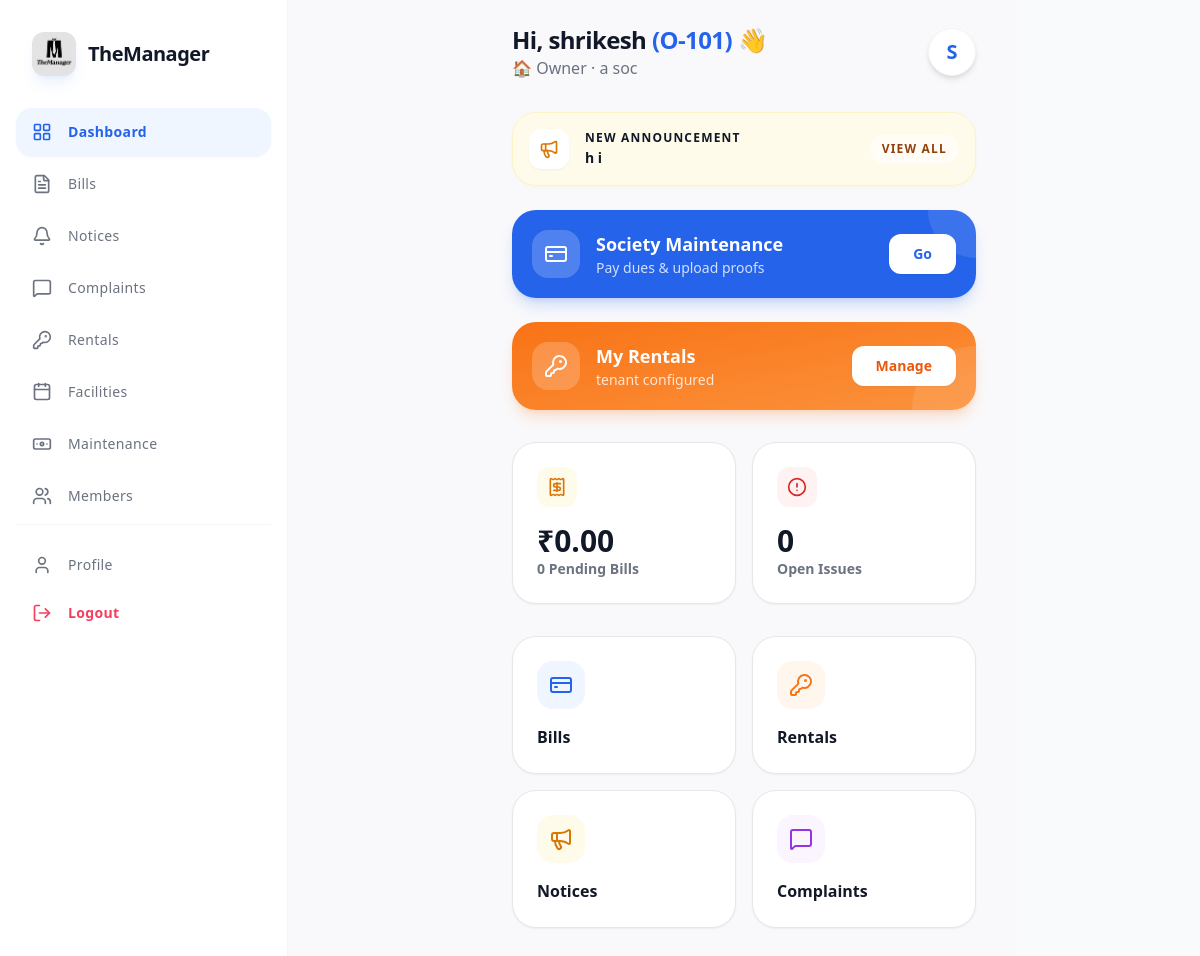
The page /resident/dashboard/ (signed in) on the database its author committed.
### core/models.py (models this page shows, shortened)
class User(AbstractUser):
    ROLE_CHOICES = (
        ('secretary', 'Secretary'),
        ('company', 'Company'),
        ('resident', 'Residential'),
        ('watchman', 'Watchman'),
    )
    RESIDENT_ROLE_CHOICES = (
        ('owner', 'Owner'),
        ('rental', 'Rental'),
    )
    role = models.CharField(max_length=20, choices=ROLE_CHOICES, default='resident')
    resident_role = models.CharField(max_length=10, choices=RESIDENT_ROLE_CHOICES, default='owner', blank=True, null=True)
    mobile_number = models.CharField(max_length=15, blank=True, null=True)
    society_name = models.CharField(max_length=200, blank=True, null=True)
    upi_id = models.CharField(max_length=100, blank=True, null=True)
    upi_name = models.CharField(max_length=200, blank=True, null=True)
    unit_number = models.CharField(max_length=20, blank=True, null=True)
    owner = models.ForeignKey('self', on_delete=models.SET_NULL, null=True, blank=True, related_name='rentals', limit_choices_to={'resident_role': 'owner'})
    has_seen_welcome = models.BooleanField(default=False)
    def get_maintenance_balance(self):
        from resident.models import Bill
        from decimal import Decimal
        from django.utils import timezone
        now = timezone.now()
        month_name = now.strftime("%B")
        year = now.year
        total_payments = self.payment_proofs.filter(status__in=['verified', 'approved']).aggregate(models.Sum('extracted_amount'))['extracted_amount__sum'] or Decimal('0.00')
        historical_liabilities = Bill.objects.filter(user=self).exclude(month=month_name, year=year).aggregate(models.Sum('total_amount'))['total_amount__sum'] or Decimal('0.00')
        excess_payment = max(Decimal('0.00'), total_payments - historical_liabilities)
        from .models import SocietyMaintenanceSettings
        settings = SocietyMaintenanceSettings.objects.filter(society_name=self.society_name).first()
        if not settings:
            return -excess_payment
        base_charge = settings.maintenance_charge
        current_bill = Bill.objects.filter(user=self, month=month_name, year=year).first()
        if current_bill:
            current_due = current_bill.total_amount - excess_payment
        else:
            current_due = base_charge - excess_payment
            if now.day > 15 and current_due > 0:
                current_due += (base_charge * Decimal('0.21'))
        return current_due

class Notice(models.Model):
    title = models.CharField(max_length=255)
    content = models.TextField()
    image = models.ImageField(upload_to='notices/images/', blank=True, null=True)
    video = models.FileField(upload_to='notices/videos/', blank=True, null=True)
    society_name = models.CharField(max_length=200)
    created_at = models.DateTimeField(auto_now_add=True)

### resident/views.py (the view, shortened to what this page needs)
# urls.py: path('dashboard/', views.dashboard, name='admin_dashboard'),
@login_required
def dashboard(request):
    if request.user.role != 'resident':
        return redirect('admin_dashboard')
    bills = request.user.bills.filter(status='Pending')
    complaints = request.user.complaints.all()
    total_pending = Decimal('0.00')
    today = date.today()
    context = {
        'bills_count': bills.count(),
        'total_pending': total_pending,
        'current_balance': request.user.get_maintenance_balance(),
        'complaints': complaints,
        'is_owner': request.user.resident_role == 'owner',
        'is_rental': request.user.resident_role == 'rental',
    }
    if request.user.resident_role == 'owner':
        from core.models import RentalChargeSettings
        context['rental_count'] = RentalChargeSettings.objects.filter(owner=request.user).count()
    from core.models import Notice
    context['notices'] = Notice.objects.filter(society_name=request.user.society_name).order_by('-created_at')[:5]
    context['show_welcome'] = not request.user.has_seen_welcome
    if not request.user.has_seen_welcome:
        request.user.has_seen_welcome = True
        request.user.save(update_fields=['has_seen_welcome'])
    return render(request, 'resident/dashboard.html', context)

### resident/templates/resident/dashboard.html (shortened to what this page needs)
{% extends 'base.html' %}
{% block content %}
<div class="flex flex-col flex-1 max-w-lg mx-auto w-full p-6">
    <div class="flex justify-between items-center mb-8">
        <div>
            <h1 class="text-2xl font-extrabold text-textdark tracking-tight">
                Hi, {{ user.first_name|default:user.username }}
                {% if user.unit_number %}<span class="text-primary">({{ user.unit_number }})</span>{% endif %} 👋
            </h1>
            <p class="text-muted font-medium">
                {% if is_owner %}🏠 Owner &middot; {{ user.society_name }}
                {% elif is_rental %}🔑 Rental Resident
                {% else %}Let's manage your apartment{% endif %}
            </p>
        </div>
        <div class="w-12 h-12 rounded-full bg-white flex items-center justify-center shadow-md border border-gray-100 font-bold text-primary text-xl">
            {{ user.first_name|default:user.username|make_list|first|upper }}
        </div>
    </div>
    {% if notices %}
    <a href="{% url 'notices' %}" class="bg-amber-50 group border border-amber-100 p-4 rounded-3xl flex items-center mb-6 shadow-sm shadow-amber-100/50 hover:bg-amber-100 transition active:scale-[0.98]">
        <div class="w-10 h-10 bg-white shadow-sm rounded-xl flex items-center justify-center mr-4 text-amber-600">
            <i data-lucide="megaphone" class="w-5 h-5 group-hover:animate-bounce"></i>
        </div>
        <div class="flex-1">
            <h3 class="font-black text-textdark text-xs uppercase tracking-widest text-amber-700">New Announcement</h3>
            <p class="text-sm font-bold text-textdark line-clamp-1 mt-0.5">{{ notices.0.title }}</p>
        </div>
        <div class="flex items-center text-xs font-black text-amber-800 uppercase tracking-widest bg-white/50 py-1.5 px-3 rounded-full ml-2">
            View All
        </div>
    </a>
    {% endif %}
    {% if is_owner %}
    <div class="bg-gradient-to-br from-blue-600 to-primary p-5 rounded-3xl flex items-center mb-6 shadow-lg shadow-primary/20 relative overflow-hidden text-white">
        <div class="absolute top-0 right-0 w-24 h-24 bg-white/10 rounded-full -mr-12 -mt-12"></div>
        <div class="w-12 h-12 bg-white/20 backdrop-blur-md rounded-2xl flex items-center justify-center mr-4 shrink-0">
            <i data-lucide="credit-card" class="text-white w-6 h-6"></i>
        </div>
        <div class="flex-1">
            <h3 class="font-bold text-lg">Society Maintenance</h3>
            <p class="text-sm font-medium opacity-80">Pay dues & upload proofs</p>
        </div>
        <a href="{% url 'maintenance' %}" class="bg-white text-primary font-bold py-2.5 px-6 rounded-xl text-sm shadow-sm hover:bg-gray-50 transition active:scale-95 z-10 shrink-0">Go</a>
    </div>
    <div class="bg-gradient-to-br from-orange-500 to-orange-400 p-5 rounded-3xl flex items-center mb-8 shadow-lg shadow-orange-500/20 relative overflow-hidden text-white">
        <div class="w-12 h-12 bg-white/20 backdrop-blur-md rounded-2xl flex items-center justify-center mr-4 shrink-0">
            <i data-lucide="key-round" class="text-white w-6 h-6"></i>
        </div>
        <div class="flex-1">
            <h3 class="font-bold text-lg">My Rentals</h3>
            <p class="text-sm font-medium opacity-80">
                {% with user.tenant_profiles.count as count %}
                {{ count }} tenant{{ count|pluralize }} configured
                {% endwith %}
            </p>
        </div>
        <a href="{% url 'rental_management' %}" class="bg-white text-orange-600 font-bold py-2.5 px-6 rounded-xl text-sm shadow-sm hover:bg-orange-50 transition active:scale-95 z-10 shrink-0">Manage</a>
    </div>
    {% endif %}
    <div class="grid grid-cols-2 gap-4 mb-8">
        <div class="bg-white p-6 rounded-3xl shadow-sm border border-bordercolor transition hover:shadow-md">
            <div class="w-10 h-10 bg-amber-50 rounded-xl flex items-center justify-center mb-4 text-amber-600">
                <i data-lucide="receipt" class="w-5 h-5"></i>
            </div>
            <p class="text-3xl font-extrabold text-textdark">₹{{ total_pending }}</p>
            <p class="text-sm font-bold text-muted">{{ bills_count }} Pending Bill{{ bills_count|pluralize }}</p>
        </div>
        <div class="bg-white p-6 rounded-3xl shadow-sm border border-bordercolor transition hover:shadow-md">
            <div class="w-10 h-10 bg-red-50 rounded-xl flex items-center justify-center mb-4 text-red-600">
                <i data-lucide="alert-circle" class="w-5 h-5"></i>
            </div>
            <p class="text-3xl font-extrabold text-textdark">{{ complaints.count }}</p>
            <p class="text-sm font-bold text-muted">Open Issues</p>
        </div>
    </div>
    <div class="grid grid-cols-2 gap-4 mb-10">
        {% if is_owner %}
        <a href="{% url 'maintenance' %}" class="bg-white p-6 rounded-3xl shadow-sm border border-bordercolor active:scale-95 transition-all hover:shadow-md block">
            <div class="w-12 h-12 bg-blue-50 rounded-2xl flex items-center justify-center mb-4 text-primary">
                <i data-lucide="credit-card" class="w-6 h-6"></i>
            </div>
            <h3 class="font-bold text-textdark text-base">Bills</h3>
        </a>
        <a href="{% url 'rental_management' %}" class="bg-white p-6 rounded-3xl shadow-sm border border-bordercolor active:scale-95 transition-all hover:shadow-md block">
            <div class="w-12 h-12 bg-orange-50 rounded-2xl flex items-center justify-center mb-4 text-orange-500">
                <i data-lucide="key-round" class="w-6 h-6"></i>
            </div>
            <h3 class="font-bold text-textdark text-base">Rentals</h3>
        </a>
        {% endif %}
        <a href="{% url 'notices' %}" class="bg-white p-6 rounded-3xl shadow-sm border border-bordercolor active:scale-95 transition-all hover:shadow-md block">
            <div class="w-12 h-12 bg-amber-50 rounded-2xl flex items-center justify-center mb-4 text-amber-600">
                <i data-lucide="megaphone" class="w-6 h-6"></i>
            </div>
            <h3 class="font-bold text-textdark text-base">Notices</h3>
        </a>
        <a href="{% url 'resident_complaints' %}" class="bg-white p-6 rounded-3xl shadow-sm border border-bordercolor active:scale-95 transition-all hover:shadow-md block">
            <div class="w-12 h-12 bg-purple-50 rounded-2xl flex items-center justify-center mb-4 text-purple-600">
                <i data-lucide="message-square" class="w-6 h-6"></i>
            </div>
            <h3 class="font-bold text-textdark text-base">Complaints</h3>
        </a>
    </div>
</div>
{% endblock %}

### rows shown on the page
User: first_name "shrikesh", unit_number "O-101", society_name "a soc", first_name|make_list "S", count "0"
Notice: title "h i"

### other values the page prints
{{ total_pending }} "0.00"
{{ bills_count }} "0"
